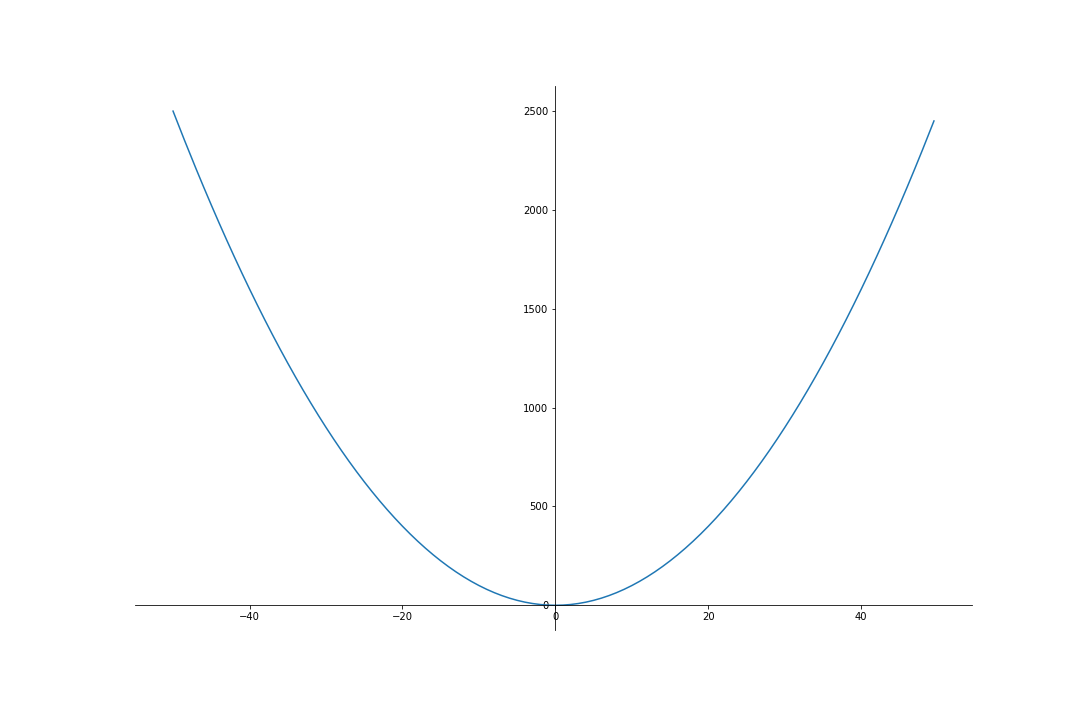
#> input picture 2542-1.png, 1080 x 720 px
$ python get_scale2.py
#> lines starting #> are read from the running program, lines starting #| are printed output that depends on the picture; after the words box and inside, x2 and y2 are one past the last pixel; in counts of white or black regions, pixels touching at a corner belong together
import cv2, copy, sys, random
import pytesseract
from PIL import Image
import numpy as np
file = '2542-1.png'
dbt = 100 # distance between ticks in pixel
# file = 'x_square.png'
img = cv2.imread(file)
#> img is the input picture: shape (720, 1080, 3); mean B, G, R 254.3, 254.1, 253.9
safari = cv2.cvtColor(img, cv2.COLOR_BGR2GRAY)
# flag, thresh = cv2.threshold(safari, 0, 255, cv2.THRESH_OTSU)
flag, thresh = cv2.threshold(safari, 0, 255, 16)
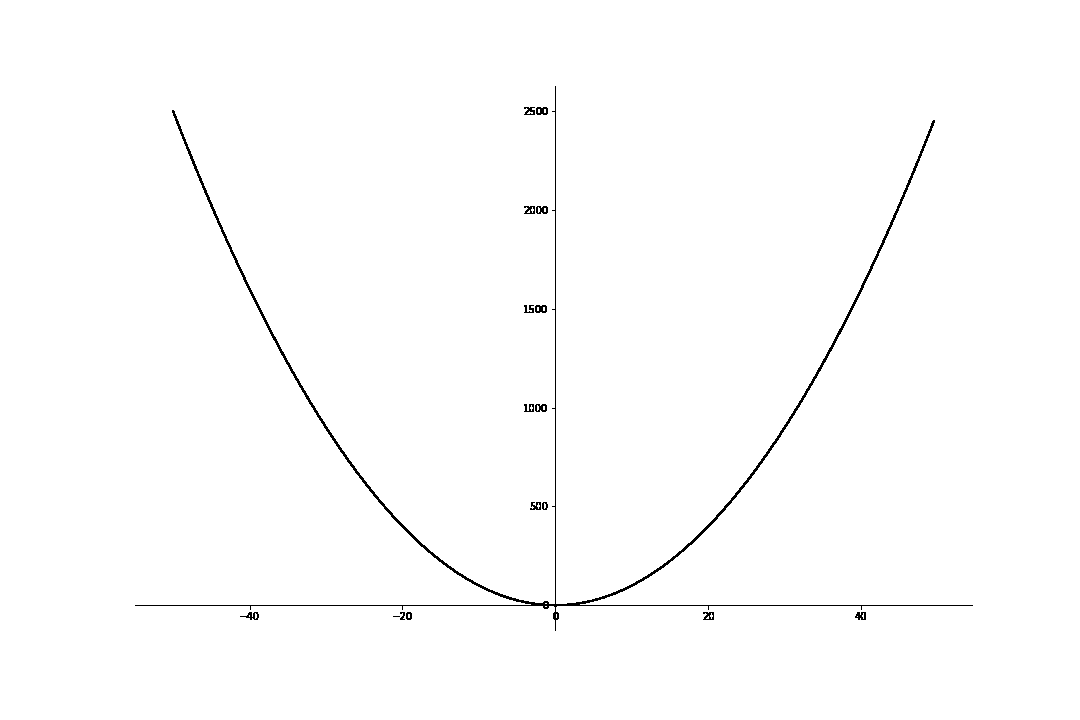
#> thresh: shape (720, 1080); 99.3% white; black in thin lines or dots, all inside (x1, y1, x2, y2) = (135, 86, 973, 631)
#> flag = 253
# element = cv2.getStructuringElement(cv2.MORPH_CROSS, (3, 3))
# thresh = cv2.erode(thresh, element)
edges = cv2.Canny(thresh, 50, 190)
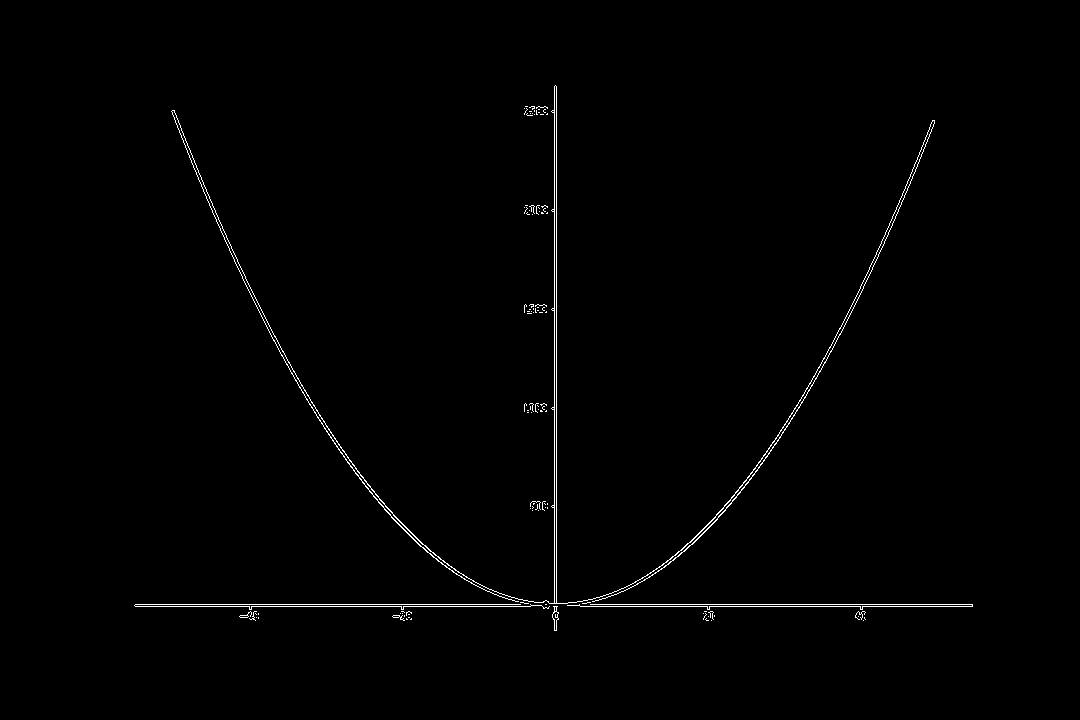
#> edges: shape (720, 1080); 0.76% white in thin lines or dots, all inside (x1, y1, x2, y2) = (134, 85, 973, 631)
minLineLength = 100
maxLineGap = 100
lino = []
cv2.imshow("origin", safari)
cv2.imshow("thresh", thresh)
cv2.imshow("edge", edges)
# [4 lines of commented-out code are left out]
lines = cv2.HoughLines(edges, 1, np.pi/360, 200).tolist() # top
#> lines = [[[606, 1.57]], [[604, 1.57]], [[554, 0]], [[556, 0]], [[608, 1.56]], [[610, 1.56]], [[598, 1.58]], [[600, 1.58]], [[-552, 3.13]], [[602, 1.58]], [[558, 0.00873]], [[612, 1.56]]]
mxsd = 40 # max x scale distance in pixel
mysd = 40 # max y scale distance in pixel
def conv_ang(ang, mode):
    if mode == 'rad': return ang*180/np.pi
    if mode == 'deg': return ang*np.pi/180

# sys.exit()

def bound_int(n, maxi, mini=0):
    assert mini <= maxi, "mini greater than maxi"
    return max(mini, min(n, maxi)) # bounding n

length, height = img.shape[:2][::-1]
#> length = 1080; height = 720
coords = []
for enum, line in enumerate(lines):
    for rho, theta in line:
        a = np.cos(theta)
        b = np.sin(theta)
        x0 = a*rho
        y0 = b*rho
        u = 1000
        x1 = int(x0 + u*(-b))
        x1 = bound_int(x1, length)

        y1 = int(y0 + u*(a))
        y1 = bound_int(y1, height)

        x2 = int(x0 - u*(-b))
        x2 = bound_int(x2, length)

        y2 = int(y0 - u*(a))
        y2 = bound_int(y2, height)
        coords.append([x1, y1, x2, y2])
        # [4 lines of commented-out code are left out]
    enum += 1
#> this loop made 12 passes
#> after the loop, coords = [[0, 605, 999, 606], [0, 603, 999, 604], [554, 720, 554, 0], [556, 720, 556, 0], [0, 616, 1005, 599], [0, 618, 1005, 601], [0, 589, 994, 606], [0, 591, 994, 608], [543, 0, 560, 720], [0, 593, 994, 610], [549, 720, 566, 0], [0, 620, 1005, 603]]
# sys.exit()
al = 2 # alowed variation for supposedly vertical and horizontal lines.
left, bottom = None, None

def check_orientation(coords):
    if abs(coords[0] - coords[2]) < al:
        return 0 # vertical
    if abs(coords[1] - coords[3]) < al:
        return 1 # horizontal
    return 2 # slant or otherwise

for enum, line in enumerate(coords, start=1):
    # line = line[0]
    orit = check_orientation(line)
    if not orit: # vertical
        if not left: left = line
        elif (line[0] < left[0]):
            left = line
    elif orit == 1:
        if not bottom: bottom = line
        elif (line[1] > bottom[1]):
            bottom = line
#> this loop made 12 passes
#> (orit, bottom) on pass 1: (1, [0, 605, 999, 606])
#> (orit, left) on pass 3: (0, [554, 720, 554, 0])

def process_coord(coord, inclusive=True): # for PIL image processing
    new_tup = (coord[0]-inclusive, coord[3]-inclusive, coord[2]+inclusive, coord[1]+inclusive)
    return new_tup

def process_scales(et, axis): # extracted scale, this would have to be sophisticated
    # some gradations might be skipped, currently taking the smallest, sometimes signs are missed too
    splt = [i.rstrip('-') for i in et.split() if i]
    if  len(splt) == 1:
        raise ValueError
    else:
        if axis == "x":
            diffs = []
            for i in range(1, len(splt)):
                try:
                    diff = int(splt[i]) - int(splt[i-1])
                    diffs.append(diff)
                except ValueError:
                    pass
            return min(diffs)
            # return min([-j for j in [splt[i-1]-splt[i] for i in  range(1, len(splt))]])
        elif axis == "y":
            diffs = []
            for i in range(1, len(splt)):
                try:
                    diff = int(splt[i-1]) - int(splt[i])
                    diffs.append(diff)
                except ValueError:
                    pass
            return min(diffs)
            # return min([splt[i-1]-splt[i] for i in  range(1, len(splt))])

def prepare_image(img):
    return cv2.resize(img, None, fx=2, fy=2)

enum = 1
for x1, y1, x2, y2 in (bottom, left):
    image = np.array(safari)
    # cv2.line(image, (x1, y1), (x2, y2), (0, 0, 255), 2)
    new = np.full_like(image, 255)
    if enum == 1:
        miny = max(y1, y2) # most times y1 and y2 will be equal, just providing for a skewy situation
        rows = np.array([i for i in range(miny, miny+mysd+1)], dtype=np.intp)
        # rows = np.array([i for i in range(image.shape[0])], dtype=np.intp)
        column = np.array([i for i in range(image.shape[1])], dtype=np.intp)
        # column = np.array([i for i in range(eff_x-mxsd, eff_x+1)])
        new[rows[:, np.newaxis], column] = image[rows[:, np.newaxis], column]
        new = prepare_image(new)
        cv2.imshow(f"just us x", new)
#> (the run stopped early here; a loop or call above may not have finished)

$ run again, with 2540.png copied over 2542-1.png
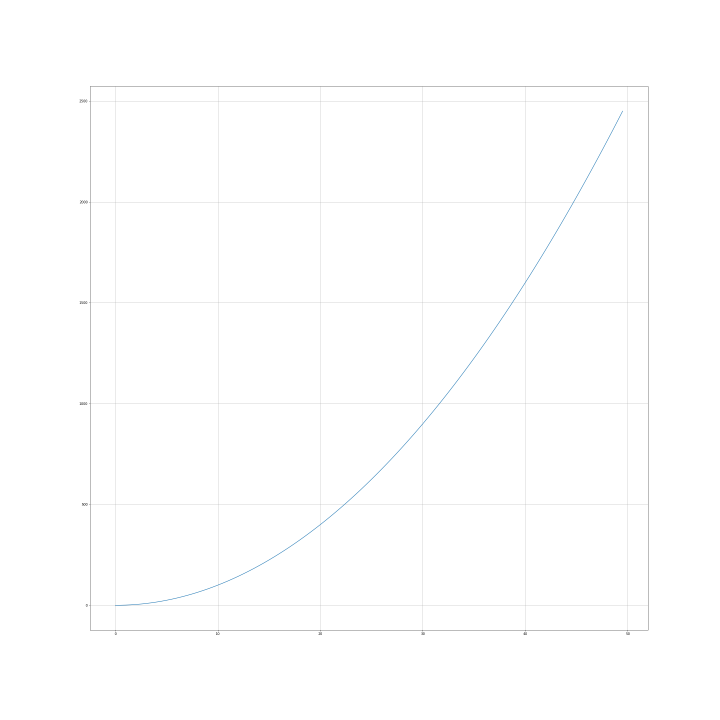
#> input picture 2540.png, 2160 x 2160 px (shown at 1/3 size)
#> img is the input picture: shape (2160, 2160, 3); mean B, G, R 254.4, 254.3, 254.3
#> `flag, thresh = cv2.threshold(safari, 0, 255, 16)`:
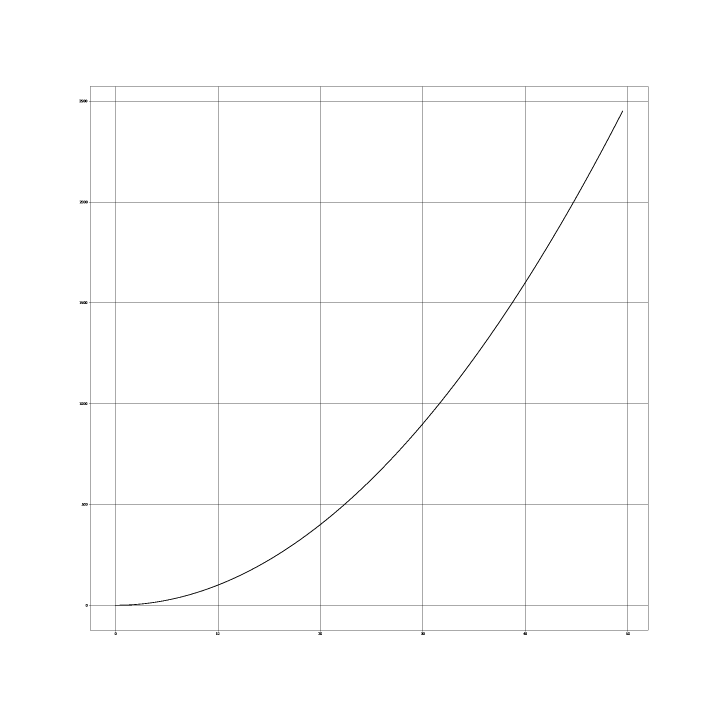
#> thresh: shape (2160, 2160) (shown at 1/3 size); 99.3% white; black in thin lines or dots, all inside (x1, y1, x2, y2) = (238, 259, 1945, 1905)
#> flag = 253
#> `edges = cv2.Canny(thresh, 50, 190)`:
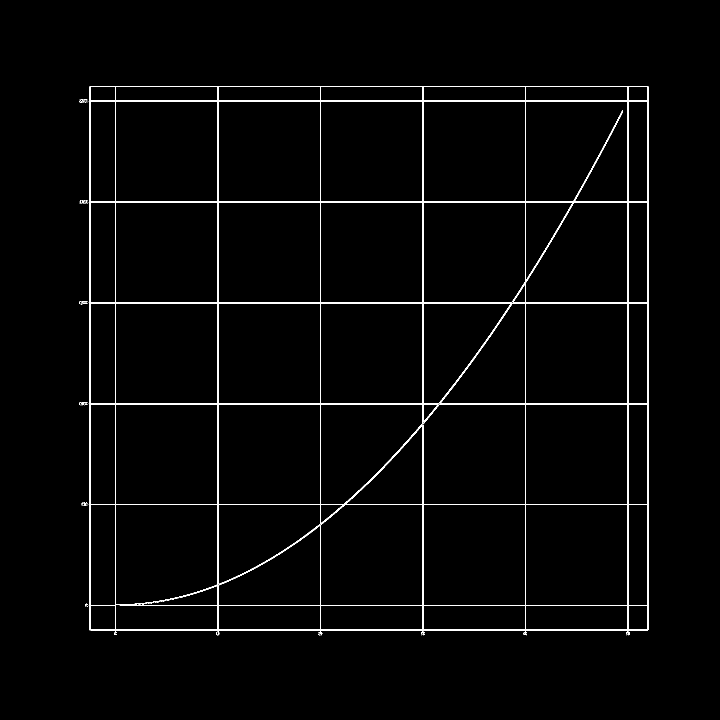
#> edges: shape (2160, 2160) (shown at 1/3 size); 1.2% white in thin lines or dots, all inside (x1, y1, x2, y2) = (238, 258, 1946, 1906)
#> lines = 198 items
#> the loop `for enum, line in enumerate(lines):` made 198 passes
#> line on passes 1 to 3: [[304, 1.57]], [[302, 1.57]], [[607, 1.57]]
#> after the loop `for enum, line in enumerate(lines):`: coords = 198 items, first 6: [0, 303, 999, 304], [0, 301, 999, 302], [0, 606, 999, 607], [0, 908, 999, 909], [0, 1211, 999, 1212], [0, 604, 999, 605]
#> the loop `for enum, line in enumerate(coords, start=1):` made 198 passes
#> (orit, bottom) on passes 1, 3, 4, 5, 9, 10, 12, 13: (1, [0, 303, 999, 304]), (1, [0, 606, 999, 607]), (1, [0, 908, 999, 909]), (1, [0, 1211, 999, 1212]), (1, [0, 1511, 999, 1512]), (1, [0, 1513, 999, 1514]), (1, [0, 1888, 999, 1889]), (1, [0, 1890, 999, 1891])
